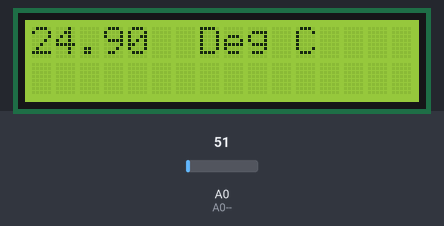
Bench run of a sketch on a simulated Arduino Uno, built with avr-gcc and run on an emulated ATmega328P. On the bench: 16×2 character LCD. Inputs (shaded band) come from the test bench; at power-on: A0 (A0--) = 51.

Above: at 1.2 s.
1.3 s: A0 (A0--) set to 61
At 2.9 s:
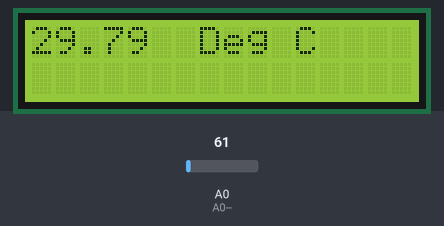
3.5 s: A0 (A0--) set to 71
At 4.6 s:
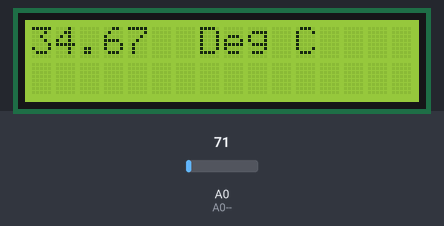
5.5 s: A0 (A0--) set to 86
At 7.5 s:
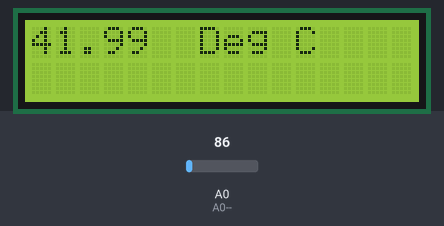
Timing chart, 0 to 9.0 s (numbered marks = the images above; inputs shaded):
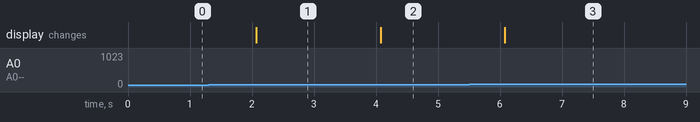

Measured:
- after the input at 1.3 s, the display: changes after 0.77 s (image 1)
- after the input at 3.5 s, the display: changes after 0.57 s (image 2)
- after the input at 5.5 s, the display: changes after 0.58 s (image 3)

The sketch:

project_coding.ino
```cpp
//Code -->to get temperature from arduino and display on LED......

#include<LiquidCrystal.h>
LiquidCrystal lcd(13,12,11,10,9,8);

void setup(){
  pinMode(A0,INPUT);// A0--> Input PIN
  lcd.begin(16,2);
}

void loop(){
  float samples=analogRead(A0);
  //each digital sample could be 5v/1024 Volts

  float analog_voltage_of_Samples=samples*5/1024;
  //Each 10mV(0.01V) givem ny LM35 is change in 1 degree

  //how many such degree C in given volatge read from LM35
  float temp=analog_voltage_of_Samples/0.01;

  lcd.setCursor(0,0);
  lcd.print(temp);
  lcd.setCursor(7,0);
  lcd.print("Deg C");

  delay(1000);
  // Delay for1 1s
}
```
